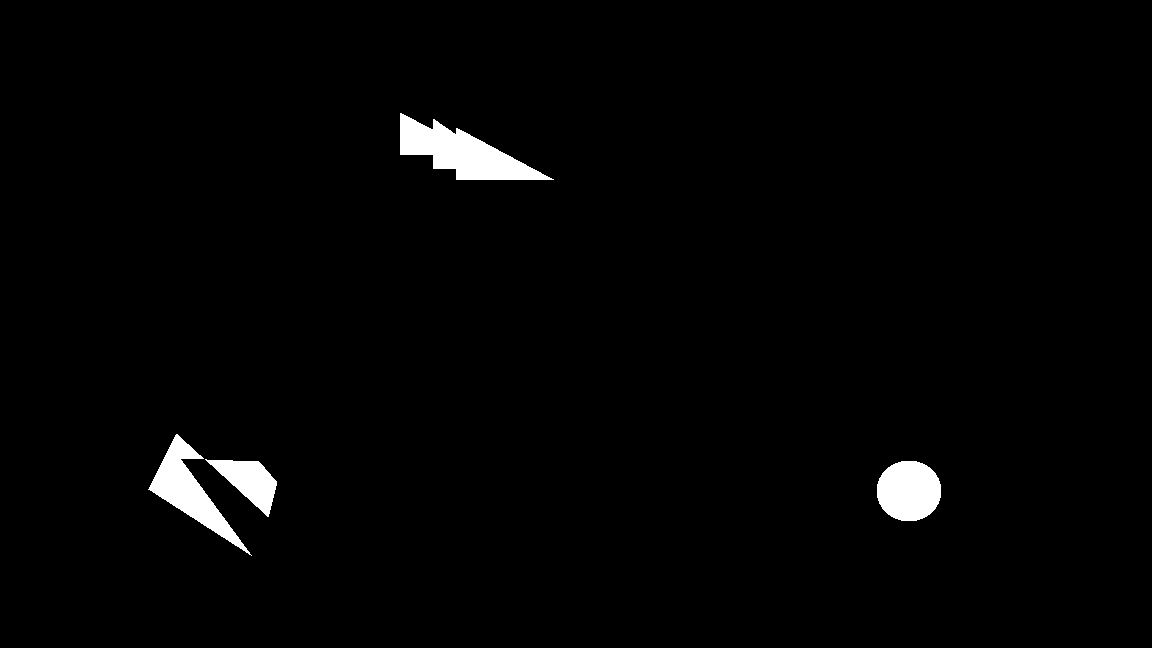
#> input picture Soft-NMS/train_binary_image.png, 1152 x 648 px
$ jupyter execute unsupervised_bounding_box_binary_images.ipynb
#> lines starting #> are read from the running program, lines starting #| are printed output that depends on the picture; after the words box and inside, x2 and y2 are one past the last pixel; in counts of white or black regions, pixels touching at a corner belong together
# UNSUPERVISED BOUNDING BOXES FOR BINARY IMAGES

## Importing the images
The inpute are binary images:

+ black = background
+ white = anomalies

[cell 1]
import matplotlib.pyplot as plt
import cv2
# import matplotlib.image as mpimg

# UPLOAD A RANDOM PICTURE
img_train_path = "train_binary_image.png"
img_val_path = "validation_binary_image.png"

# Display the images
img_train = cv2.imread(img_train_path)
#> img_train is the input picture: shape (648, 1152, 3); 1.8% white; 4 white regions, box (x1, y1, x2, y2) and area: (400, 113, 554, 180) 4704, (148, 434, 252, 556) 3464, (877, 461, 941, 521) 3092, (205, 459, 277, 517) 1930
img_val = cv2.imread(img_val_path)
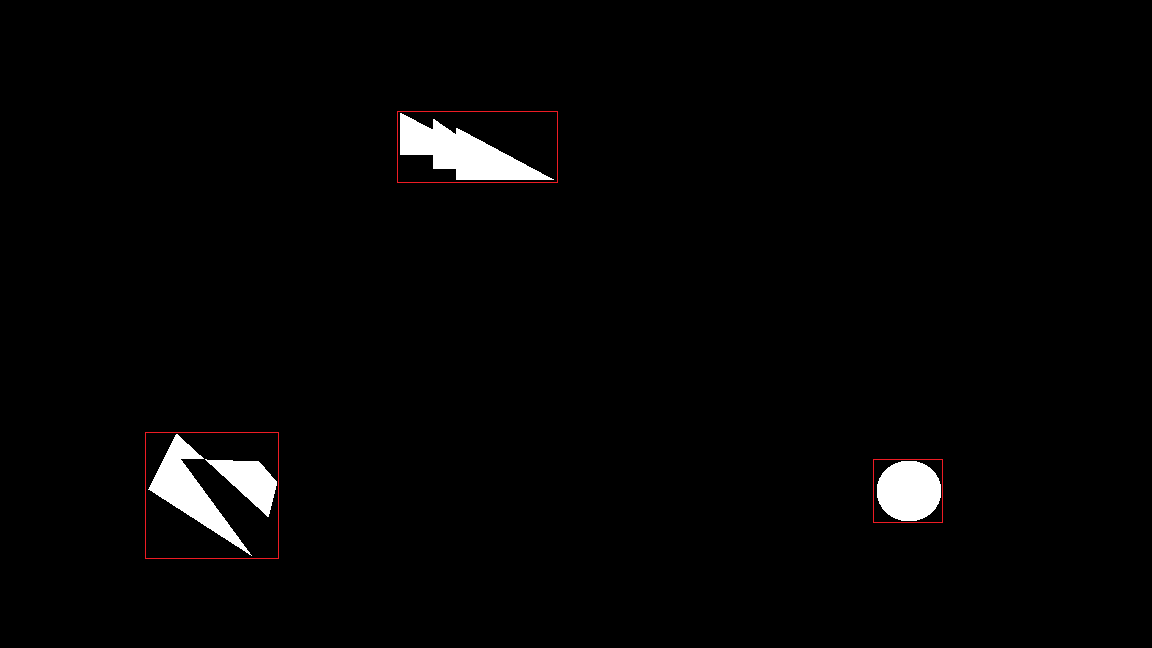
#> input picture Soft-NMS/validation_binary_image.png, 1152 x 648 px
#> img_val is the input picture: shape (648, 1152, 3); mean B, G, R 4.6, 4.6, 4.9

rgb_train = cv2.cvtColor(img_train, cv2.COLOR_BGR2RGB)
rgb_val = cv2.cvtColor(img_val, cv2.COLOR_BGR2RGB)

plt.figure(figsize=(20, 18), dpi=80)
plt.imshow(rgb_train)
plt.title('train image')
plt.show()

plt.figure(figsize=(20, 18), dpi=80)
plt.imshow(rgb_val)
plt.title('validation image')
plt.show()

## Object detection + Bounding box

[cell 2]
## drawing b.box for given coutour

img = cv2.imread(img_train_path)
# convert to grayscale
gray = cv2.cvtColor(img,cv2.COLOR_BGR2GRAY)
#> gray: shape (648, 1152); 1.8% white; 4 white regions

# threshold
thresh = cv2.threshold(gray,128,255,cv2.THRESH_BINARY)[1]

# get contours
result = img.copy()
contours = cv2.findContours(thresh, cv2.RETR_EXTERNAL, cv2.CHAIN_APPROX_SIMPLE)
#> contours = 4 contours; box (x1, y1, x2, y2) and area: (400, 113, 554, 180) 4511, (148, 434, 252, 556) 3311, (877, 461, 941, 521) 3003, (205, 459, 277, 517) 1844
contours = contours[0] if len(contours) == 2 else contours[1]
boxes = []
for cntr in contours:
    x,y,w,h = cv2.boundingRect(cntr)
    boxes.append((x,y,w,h))
    cv2.rectangle(result, (x, y), (x+w, y+h), (0, 255, 0), 2)
#> this loop made 4 passes
#> (x, y, w, h) on passes 1 to 4: (877, 461, 64, 60), (205, 459, 72, 58), (148, 434, 104, 122), (400, 113, 154, 67)
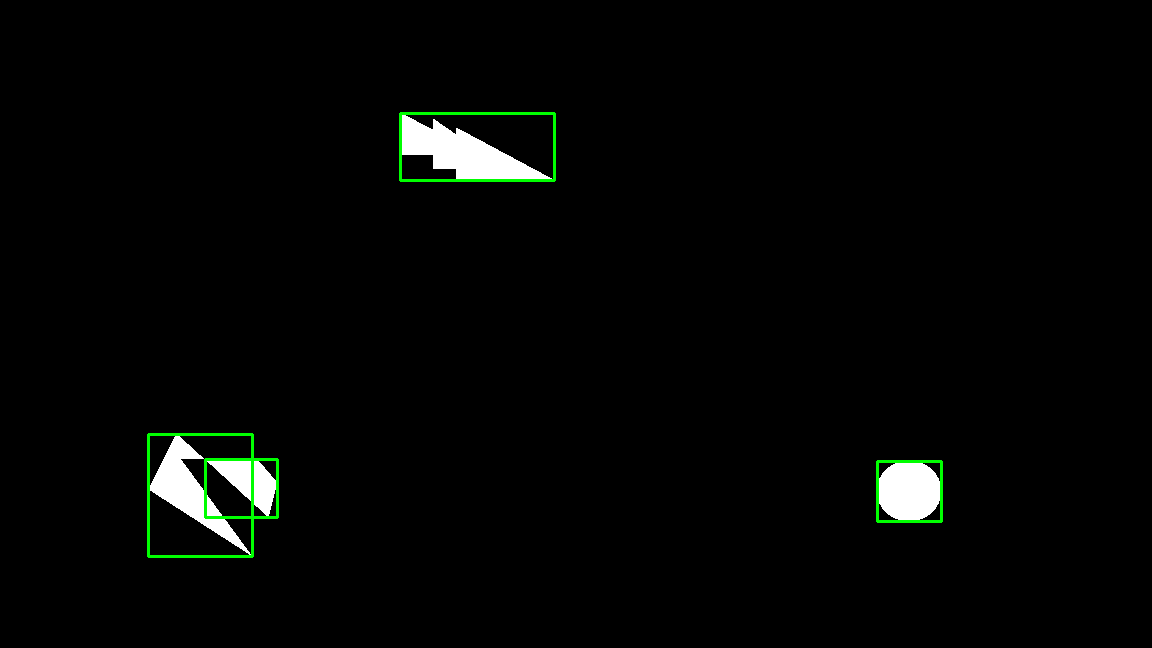
#> result: shape (648, 1152, 3); 0.56% of pixels changed, all inside (x1, y1, x2, y2) = (147, 112, 943, 558)
#> after the loop, boxes = [(877, 461, 64, 60), (205, 459, 72, 58), (148, 434, 104, 122), (400, 113, 154, 67)]
#     print("x,y,w,h:",x,y,w,h)

print('Box features:', boxes)
#| Box features: [(877, 461, 64, 60), (205, 459, 72, 58), (148, 434, 104, 122), (400, 113, 154, 67)]


rgb_train_box =  cv2.cvtColor(result, cv2.COLOR_BGR2RGB)
plt.figure(figsize=(20, 18), dpi=80)
plt.imshow(rgb_train_box)
plt.title('bounding boxes')
plt.show()

### Obtaining validation bounding boxes

[cell 3]
# Obtain testing bounding boxes, by mouse clicking.

#This variable we use to store the pixel location
refPt = []
# [22 lines left out: function click_event, not called in this run]

img_val = cv2.imread(img_val_path) # Opening again for not writing in the original picture
cv2.imshow("Click upper-lef/right-bottom corner of boxes", img_val)

#calling the mouse click event
cv2.setMouseCallback("Click upper-lef/right-bottom corner of boxes", click_event)

cv2.waitKey(0)
cv2.destroyAllWindows()

[cell 4]
print('Check for storing:',refPt)
box_val  = []
for i in range(0,len(refPt),2):
    x1, y1 = refPt[i]
    x2, y2 = refPt[i+1]
    box_val.append((x1, y1, x2, y2))
print('Validation bounding boxes:', box_val)

## Validation of bounding boxes

[cell 5]
# First convert box parameters from (x,y,w,h) [YOLO FORMAT] to (x1,y1,x2,y2) [BOUNDING BOX FORMAT], where (x1,y1) are for the upper-left corner and
# (x2,y2) are for the bottom-right corner.
def yolobbox2bbox(x,y,w,h):
    x1, y1 = x-w/2, y-h/2
    x2, y2 = x+w/2, y+h/2
    return x1, y1, x2, y2

b2b = []
for box in boxes:
    x,y,w,h = box
    b2b.append(yolobbox2bbox(x,y,w,h))
#> this loop made 4 passes
#> (x, y, w, h, x1 in yolobbox2bbox, y1 in yolobbox2bbox, x2 in yolobbox2bbox, y2 in yolobbox2bbox) on passes 1 to 4: (877, 461, 64, 60, 845, 431, 909, 491), (205, 459, 72, 58, 169, 430, 241, 488), (148, 434, 104, 122, 96, 373, 200, 495), (400, 113, 154, 67, 323, 79.5, 477, 146.5)
#> after the loop, b2b = [(845, 431, 909, 491), (169, 430, 241, 488), (96, 373, 200, 495), (323, 79.5, 477, 146.5)]
print('Bounding boxes:', b2b)
#| Bounding boxes: [(845.0, 431.0, 909.0, 491.0), (169.0, 430.0, 241.0, 488.0), (96.0, 373.0, 200.0, 495.0), (323.0, 79.5, 477.0, 146.5)]

# Draw clicked boxes
img_train_box = img_train.copy()
for box in box_val:
    x1, y1, x2, y2 = box
    cv2.rectangle(img_train_box, (int(x1), int(y1)), (int(x2), int(y2)), (0, 0, 255), 2)

rgb_val_box =  cv2.cvtColor(img_train_box, cv2.COLOR_BGR2RGB)
plt.figure(figsize=(20, 18), dpi=80)
plt.imshow(rgb_val_box)
plt.title('Bounding boxes for validation')
plt.show()

[cell 6]
# [50 lines left out: function get_iou, not called in this run]

[cell 7]
# Compare each b2b with each box_val, the one with the highest IoU score is the one who correponds to the given b2b.
iou_result = []
for box in b2b:

    iou = 0
    for box_v in box_val:
        iou_v = get_iou(box_v, box)
        iou = max(iou, iou_v)
    print('Box:', box, 'IoU:', iou)
    iou_result.append(iou)
#> this loop made 4 passes
#| Box: (845.0, 431.0, 909.0, 491.0) IoU: 0
#| Box: (169.0, 430.0, 241.0, 488.0) IoU: 0
#| Box: (96.0, 373.0, 200.0, 495.0) IoU: 0
#| Box: (323.0, 79.5, 477.0, 146.5) IoU: 0
#> after the loop, iou_result = [0, 0, 0, 0]

[cell 8]
# Draw the all boxes an their respective IoU value

result_final = img_train_box.copy()
for box, iou in zip(boxes, iou_result):
    x,y,w,h = box
    cv2.rectangle(result_final, (x, y), (x+w, y+h), (0, 255, 0), 2)
    cv2.putText(result_final, str(iou), (x, y-10), cv2.FONT_HERSHEY_SIMPLEX, 0.9, (36,255,12), 2)
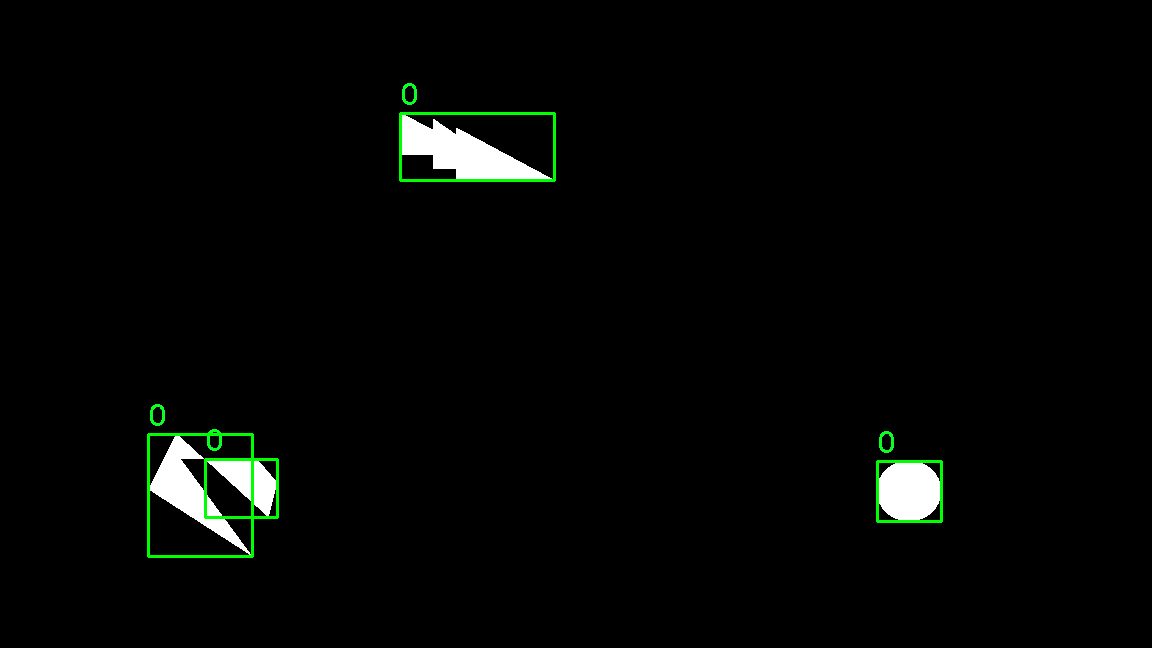
#> result_final: shape (648, 1152, 3); 0.64% of pixels changed, all inside (x1, y1, x2, y2) = (147, 83, 943, 558)

rgb_final =  cv2.cvtColor(result_final, cv2.COLOR_BGR2RGB)
plt.figure(figsize=(20, 18), dpi=80)
plt.imshow(rgb_final)
plt.title('Unsupervised bounding boxes')
plt.show()
